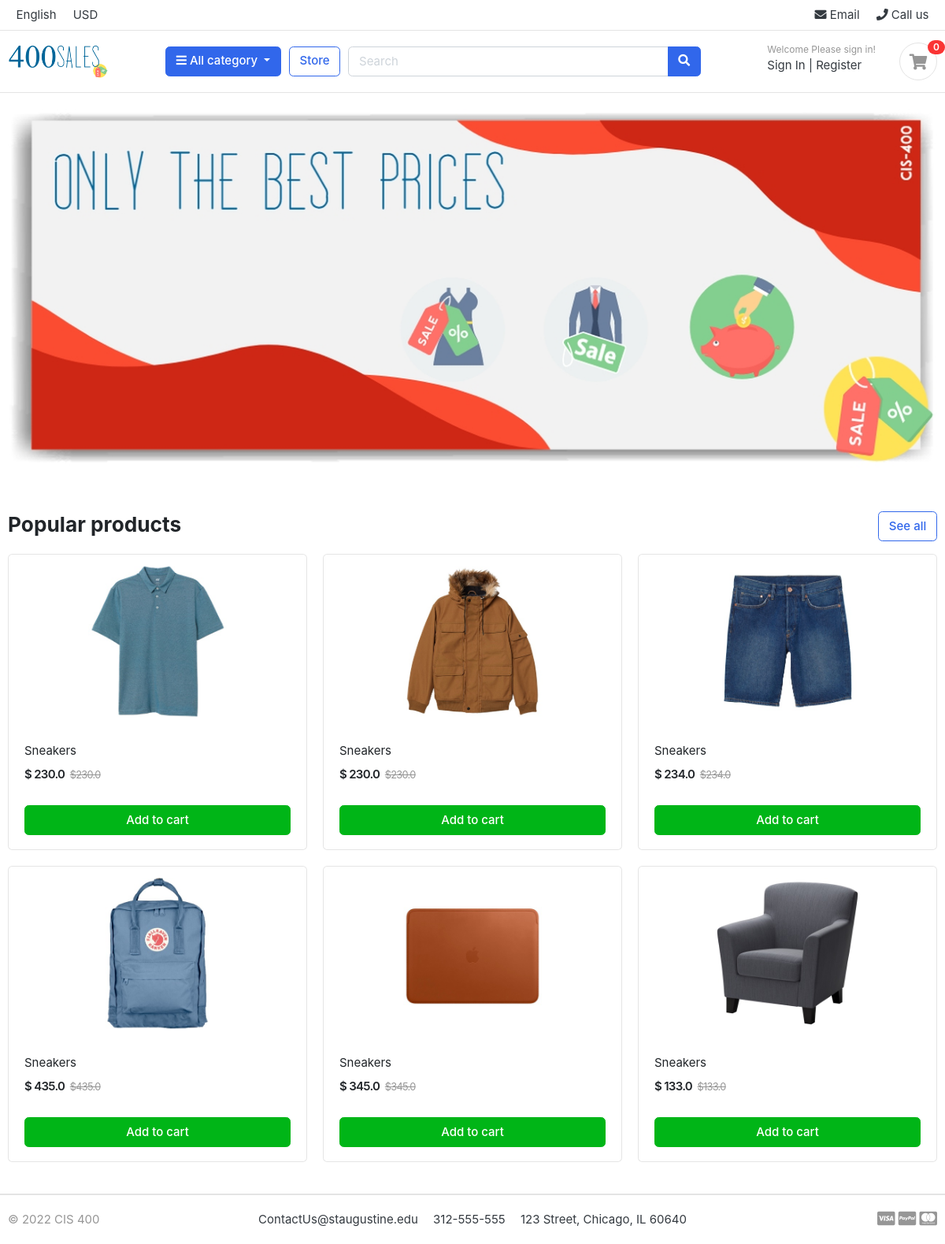
The page / on the database its author committed.
### store/models.py (models this page shows)
class Store(models.Model):
    id = models.IntegerField(unique = True, primary_key= True, blank=False)
    category_id = models.IntegerField(blank=False)
    product_name = models.CharField(max_length=200)
    slug = models.CharField(max_length=200)
    description = models.TextField()
    price = models.FloatField()
    images = models.CharField(max_length=100)
    stock = models.IntegerField()
    is_available = models.BooleanField()
    created_date = models.DateTimeField()
    modified_date = models.DateTimeField()

### website/views.py (the view)
# urls.py: 2. Add a URL to urlpatterns:  path('', views.home, name='home')
def home(request):
    products = models.Store.objects.all()
    products_dic = {
        'products':products
    }
    response=render (request, 'home.html', products_dic)
    response.set_cookie(key='user_id', value= 1, max_age=7)
    return response

### categories/context_processors.py (called while the page is built)
def context (request):
    categories = models.Category.objects.all()
    NoI=0
    if request.user != None:
        myUser = request.user.username
    else:
        myUser = request.session._get_or_create_session_key()
    carts = list(Cart.objects.filter(user_id=myUser, active = True))
    if len(carts) != 0:
        myCart = carts[-1]
        cartItems = list(CartItem.objects.filter(cart=myCart.cart_id))
        if len(cartItems)==0:
            NoI = 0
        else:
            for i in cartItems:
                NoI +=1
    else:
        NoI=0
    cart_dir={
        'username': myUser,
        'NoI':NoI,
        'categories':categories,
        }
    return (cart_dir)

### templates/home.html
{% extends 'base.html' %}
{% load static %}
{% block content %}
<section class="section-intro padding-y-sm">
    <div class="container">
        <div class="intro-banner-wrap">
            <img src="static/images/banners/1.jpg" class="img-fluid rounded">
        </div>
    </div>
</section>
<section class="section-name padding-y-sm">
    <div class="container">
    <header class="section-heading">
        <a href="{% url 'store' %}" class="btn btn-outline-primary float-right">See all</a>
        <h3 class="section-title">Popular products</h3>
    </header>
    <div class="row">
        {% for product in products %}
	    <div class="col-md-4">
		    <figure class="card card-product-grid">
			    <div class="img-wrap">
				    <img src={{ product.images }}>
			    </div>
			    <figcaption class="info-wrap">
				    <div class="fix-height">
					    <a href="{% url 'product-detail' pk=product.id %}" class="title">{{product.product_name}}</a>
					    <div class="price-wrap mt-2">
						    <span class="price">$ {{product.price}}</span>
						    <del class="price-old">${{product.price}}</del>
					    </div>
				    </div>
				    <a href="{% url 'add' pk=product.id %}" class="btn btn-block btn-success">Add to cart </a>
			    </figcaption>
		    </figure>
	    </div>
    	{% endfor %}
    </div>
    </div>
</section>
{% endblock %}

### templates/base.html (shortened to what this page needs)
{% load static %}
<!DOCTYPE HTML>
<html lang="en">
<head>
<link href="{% static 'css/bootstrap.css' %}" rel="stylesheet" type="text/css"/>
<link href="{% static 'fonts/fontawesome/css/all.min.css' %}" type="text/css" rel="stylesheet">
<link href="{% static 'css/ui.css' %}" rel="stylesheet" type="text/css"/>
<link href="{% static 'css/responsive.css' %}" rel="stylesheet" media="only screen and (max-width: 1200px)" />
</head>
<body>
{% include 'includes/navbar.html' %}
{% block content %}
{% endblock %}
{% include 'includes/footer.html' %}
</body>
</html>

### templates/includes/navbar.html (shortened to what this page needs)
{% load static %}
<header class="section-header">
    <nav class="navbar p-md-0 navbar-expand-sm navbar-light border-bottom">
    <div class="container">
      <div class="collapse navbar-collapse" id="navbarTop4">
        <ul class="navbar-nav mr-auto">
            <li class="nav-item dropdown">
                 <a  class="nav-link">   English </a>
             </li>
            <li class="nav-item dropdown">
                <a  class="nav-link"> USD </a>
            </li>
        </ul>
        <ul class="navbar-nav">
            <li><a class="nav-link"> <i class="fa fa-envelope"></i> Email </a></li>
            <li><a  class="nav-link"> <i class="fa fa-phone"></i> Call us </a></li>
        </ul>
      </div>
    </div>
    </nav>
<section class="header-main border-bottom">
    <div class="container">
        <div class="row align-items-center">
            <div class="col-lg-2 col-md-3 col-6">
                <a href="{% url 'home' %}" class="brand-wrap">
                    <img class="logo" src="{% static 'images/logo.png' %}">
                </a>
            </div>
            <div class="col-lg col-sm col-md col-6 flex-grow-0">
                <div class="category-wrap dropdown d-inline-block float-right">
                    <button type="button" class="btn btn-primary dropdown-toggle" data-toggle="dropdown">
                        <i class="fa fa-bars"></i> All category
                    </button>
                </div>
            </div>
            <a href="{% url 'store' %}" class="btn btn-outline-primary">Store</a>
            <div class="col-lg  col-md-6 col-sm-12 col">
                <form action="{% url 'search' %}" class="search" method = 'POST'>
                    <div class="input-group w-100">
                        <input name="mySearch" type="text" class="form-control" style="width:60%;" placeholder="Search">
                        <div class="input-group-append">
                            <button class="btn btn-primary" type="submit">
                                <i class="fa fa-search"></i>
                            </button>
                        </div>
                    </div>
                </form>
            </div>
            <div class="col-lg-3 col-sm-6 col-8 order-2 order-lg-3">
                <div class="d-flex justify-content-end mb-3 mb-lg-0">
                    <div class="widget-header">
                    {% if request.user.is_authenticated %}
                        <small  class="title text-muted">Welcome <a href = "{% url 'dashboard' %}">{{username}}</a>!</small>
                        <div>
                            <a href="{% url 'signout' %}">Log out</a> <span class="dark-transp"> | </span>
                        </div>
                    {% else %}
                        <small  class="title text-muted">Welcome Please sign in</a>!</small>
                        <div>
                            <a href="{% url 'signin' %}">Sign In</a> <span class="dark-transp"> | </span>
                            <a href="{% url 'register' %}"> Register</a>
                        </div>
                        {% endif %}
                    </div>
                    <a href="{% url 'cart' %}" class="widget-header pl-3 ml-3">
                        <div class="icon icon-sm rounded-circle border"><i class="fa fa-shopping-cart"></i></div>
                            <span class="badge badge-pill badge-danger notify">{{NoI}}</span>
                    </a>
                </div>
            </div>
        </div>
    </div>
</section>
</header>

### templates/includes/footer.html
{% load static %}
<footer class="section-footer border-top">
	<div class="container">
		<section class="footer-bottom border-top row">
			<div class="col-md-2">
				<p class="text-muted"> &copy 2022 CIS 400 </p>
			</div>
			<div class="col-md-8 text-md-center">
				<span  class="px-2">ContactUs@staugustine.edu</span>
				<span  class="px-2">312-555-555</span>
				<span  class="px-2">123 Street, Chicago, IL 60640</span>
			</div>
			<div class="col-md-2 text-md-right text-muted">
				<i class="fab fa-lg fa-cc-visa"></i>
				<i class="fab fa-lg fa-cc-paypal"></i>
				<i class="fab fa-lg fa-cc-mastercard"></i>
			</div>
		</section>
	</div>
</footer>

### store/static/css/ui.css (style rules this page uses)
html { font-family: "Inter", sans-serif; font-size: 15px; }
.img-wrap { text-align: center; display: block; }
.img-wrap img { max-width: 100%; }
.price-wrap { letter-spacing: -0.7px; }
.icon-xs, .icon-sm, .icon-md, .icon-lg { display: inline-block; text-align: center; flex-shrink: 0; flex-grow: 0; }
.icon-sm { width: 48px; height: 48px; line-height: 48px !important; font-size: 20px; }
.padding-y-sm { padding-top: 20px; padding-bottom: 20px; }
figure { margin-bottom: 0; }
.section-heading { margin-bottom: 20px; margin-top: 15px; }
.section-title { color: #212529; }
p:last-child { margin-bottom: 0; }
.header-main { position: relative; padding-top: 1rem; padding-bottom: 1rem; }
.brand-wrap .logo, .navbar-brand .logo { margin-right: 7px; max-height: 42px; display: inline-block; }
.widget-header { display: inline-block; vertical-align: middle; position: relative; }
.widget-header a { color: #343a40; }
.widget-header i { color: #969696; }
.widget-header .title { display: block; }
.widget-header .notify { position: absolute; top: -3px; right: -10px; }
.footer-bottom { padding-top: 20px; padding-bottom: 20px; }
[class*=card-product] a.title { color: #212529; display: block; }
[class*=card-product] .img-wrap { overflow: hidden; position: relative; }
[class*=card-product] .img-wrap img { height: 100%; max-width: 100%; width: auto; display: inline-block; -o-object-fit: cover; object-fit: cover; }
.card-product-grid { margin-bottom: 20px; }
.card-product-grid .img-wrap { border-radius: 0.2rem 0.2rem 0 0; height: 220px; }
.card-product-grid .info-wrap { overflow: hidden; padding: 18px 20px; }
.card-product-grid .fix-height { height: 80px; overflow: hidden; }
.card .img-wrap { overflow: hidden; }
.notify { position: absolute; top: -4px; right: -10px; display: inline-block; padding: 0.25em 0.6em; font-size: 12px; line-height: 1; text-align: center; border-radius: 3rem; color: #fff; background-color: #fa3434; }
.price { font-weight: 600; color: #212529; }
.price-old { color: #969696; margin-left: 3px; font-size: 85%; }

### rows shown on the page
Store: images (picture), product_name "Sneakers", price "230.0"
Store: images (picture), product_name "Sneakers", price "230.0"
Store: images (picture), product_name "Sneakers", price "234.0"
Store: images (picture), product_name "Sneakers", price "435.0"
Store: images (picture), product_name "Sneakers", price "345.0"
Store: images (picture), product_name "Sneakers", price "133.0"

### other values the page prints
{{ NoI }} "0"
